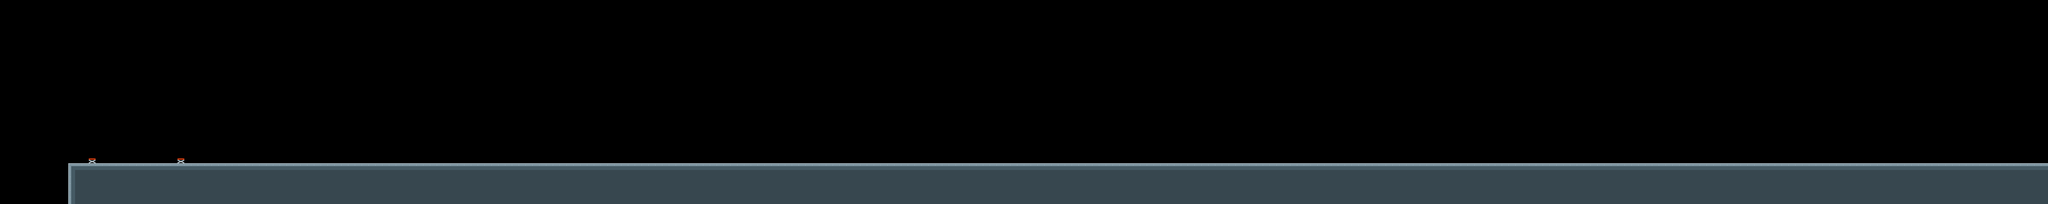

The image is a tile-based game level rendered from a .tmx file. Its description and source (layers, tilesets, objects; grid data summarised) follow:
An orthogonal 300x30 tile map with 32x32 px tiles, 1 tile layer (Warstwa Kafelków 1) and 12 objects (2x spring).

<map version="1.10" tiledversion="1.10.1" orientation="orthogonal" renderorder="right-down" width="300" height="30" tilewidth="32" tileheight="32" infinite="0" nextlayerid="6" nextobjectid="33">
 <tileset firstgid="1" source="sluz_tileset.tsx" />
 <layer id="1" name="Warstwa Kafelków 1" width="300" height="30">
  <data>[9000 cells, 1742 non-empty, 4 distinct tile ids]</data>
 </layer>
 <objectgroup id="2" name="terrain">
  <object id="1" x="320" y="768" width="9600" height="192" />
  <object id="18" x="256" y="800" width="64" height="160" />
  <object id="19" x="192" y="832" width="64" height="128" />
  <object id="20" x="128" y="864" width="64" height="96" />
  <object id="21" x="64" y="896" width="64" height="64" />
  <object id="22" x="0" y="928" width="64" height="32" />
  <object id="32" x="832" y="352" width="480" height="96" />
 </objectgroup>
 <objectgroup id="3" name="killers">
  <object id="27" x="896" y="704" width="352" height="64" />
  <object id="30" x="448" y="736" width="192" height="32" />
 </objectgroup>
 <objectgroup id="4" name="checkpoints">
  <object id="17" x="0" y="896">
   <point />
  </object>
 </objectgroup>
 <objectgroup id="5" name="others">
  <object id="24" name="spring" x="848" y="752">
   <properties>
    <property name="angle" type="float" value="0" />
    <property name="strong" type="bool" value="false" />
    <property name="type" type="float" value="0" />
   </properties>
   <point />
  </object>
  <object id="28" name="spring" x="400" y="752">
   <properties>
    <property name="angle" type="float" value="0" />
    <property name="strong" type="bool" value="false" />
    <property name="type" type="float" value="0" />
   </properties>
   <point />
  </object>
 </objectgroup>
</map>
